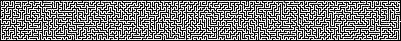
#> input picture src/lab_07/maze_new.png, 401 x 41 px, found by its file name
$ python lab_07_6.py
#> lines starting #> are read from the running program, lines starting #| are printed output that depends on the picture
import numpy as np
from PIL import Image
import matplotlib.pyplot as plt
from multiprocessing import Pool, cpu_count, RawArray
import time
from typing import Tuple, List
from collections import deque
import ctypes
import atexit


class MazeNavigationAgent:
    """
    Алгоритм навигации агентов по лабиринту с использованием градиента альфа
    """

    def __init__(self, maze_path: str, n_agents: int = 100, seed: int = 42):
        """
        Инициализация алгоритма

        Args:
            maze_path: путь к изображению лабиринта
            n_agents: количество агентов
            seed: seed для воспроизводимости
        """
        np.random.seed(seed)

        # Загрузка лабиринта
        self.load_maze(maze_path)

        # Параметры
        self.n_agents = n_agents
        self.height, self.width = self.maze.shape

        # Вычисляем метрику альфа (градиент к выходу)
        self.compute_alpha_metric()

        # Инициализация агентов у входа
        self.initialize_agents()

        # 8 направлений: (dx, dy)
        self.directions = [
            (-1, -1), (0, -1), (1, -1),
            (-1, 0), (1, 0),
            (-1, 1), (0, 1), (1, 1)
        ]

        # Подготовка случайных порядков проверки направлений
        self.prepare_random_orders(100000)
        self.current_order_idx = 0

        # История для визуализации
        self.history = []

        # Статистика
        self.successful_agents = 0
        self.total_steps = 0

        # Время обработки (только вычисления, без overhead)
        self.processing_time = 0.0

    def load_maze(self, maze_path: str):
        """Загрузка лабиринта из изображения"""
#> called with maze_path = 'maze_new.png'
        img = Image.open(maze_path).convert('L')
#> img: PIL image 401x41 L; 48.7% white in thin lines or dots

        # Преобразуем в numpy массив
        img_array = np.array(img, dtype=np.uint8)

        # Бинаризация: темные пиксели (< 128) = стены (0), светлые = проходы (1)
        self.maze = (img_array > 128).astype(np.int32)
#> self.maze: shape (41, 401) int32; values 0 (black) and 1 (white), 48.7% white in thin lines or dots

        self.height, self.width = self.maze.shape
#> self.height = 41; self.width = 401

        print(f"Лабиринт загружен: {self.maze.shape}")
#| Лабиринт загружен: (41, 401)
        print(f"Проходимых клеток: {np.sum(self.maze)}")
#| Проходимых клеток: 8001
        print(f"Стен: {np.sum(1 - self.maze)}")
#| Стен: 8440

    def find_entry_exit(self) -> Tuple[Tuple[int, int], Tuple[int, int]]:
        """
        Поиск входа (слева) и выхода (справа) в лабиринте

        Returns:
            ((entry_x, entry_y), (exit_x, exit_y))
        """
        # Ищем вход в левой колонке
        entry = None
        for y in range(self.height):
            if self.maze[y, 0] == 1:
                entry = (0, y)
                break

        # Ищем выход в правой колонке
        exit_point = None
        for y in range(self.height):
            if self.maze[y, self.width - 1] == 1:
                exit_point = (self.width - 1, y)
                break

        if entry is None:
            # Если нет прохода на границе, ищем ближайший к левому краю
            passable_left = np.where(self.maze[:, :self.width // 4] == 1)
            if len(passable_left[0]) > 0:
                idx = np.argmin(passable_left[1])
                entry = (passable_left[1][idx], passable_left[0][idx])

        if exit_point is None:
            # Если нет прохода на границе, ищем ближайший к правому краю
            passable_right = np.where(self.maze[:, 3 * self.width // 4:] == 1)
            if len(passable_right[0]) > 0:
                idx = np.argmax(passable_right[1])
                exit_point = (3 * self.width // 4 + passable_right[1][idx], passable_right[0][idx])

        if entry is None or exit_point is None:
            raise ValueError("Не удалось найти вход или выход в лабиринте")

        print(f"Вход найден: {entry}")
#| Вход найден: (0, 19)
        print(f"Выход найден: {exit_point}")
#| Выход найден: (400, 21)

        return entry, exit_point

    def compute_alpha_metric(self):
        """
        Вычисление метрики альфа через волновой алгоритм (BFS) от выхода.
        Альфа = -расстояние_до_выхода, то есть чем ближе к выходу, тем больше альфа.
        """
        entry, exit_point = self.find_entry_exit()
#> entry = (0, 19); exit_point = (400, 21)
        self.entry = entry
#> self.entry = (0, 19)
        self.exit = exit_point
#> self.exit = (400, 21)

        # Инициализация: все клетки с -inf, кроме выхода
        self.alpha = np.full((self.height, self.width), -np.inf, dtype=np.float64)

        # BFS от выхода
        queue = deque([exit_point])
        self.alpha[exit_point[1], exit_point[0]] = 0
        visited = set([exit_point])

        # 8 направлений для BFS
        directions_8 = [
            (-1, -1), (0, -1), (1, -1),
            (-1, 0), (1, 0),
            (-1, 1), (0, 1), (1, 1)
        ]

        while queue:
            x, y = queue.popleft()
            current_dist = self.alpha[y, x]

            for dx, dy in directions_8:
                nx, ny = x + dx, y + dy

                # Проверка границ и проходимости
                if (0 <= nx < self.width and 0 <= ny < self.height and
                        self.maze[ny, nx] == 1 and (nx, ny) not in visited):
                    # Расстояние с учетом диагоналей
                    if dx != 0 and dy != 0:
                        dist = np.sqrt(2)  # диагональ
                    else:
                        dist = 1  # прямое движение

                    self.alpha[ny, nx] = current_dist - dist  # отрицательное расстояние
                    visited.add((nx, ny))
                    queue.append((nx, ny))
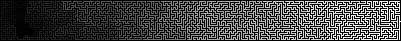
#> self.alpha: shape (41, 401) float64; 51.34% of the values are NaN or infinite; the others: min -2522.5, max 0, mean -1133.9; drawn with min black, max white, NaN and infinite black

        # Нормализация альфа к диапазону [0, 1] для наглядности
        valid_alpha = self.alpha[self.alpha > -np.inf]
        if len(valid_alpha) > 0:
            min_alpha = np.min(valid_alpha)
#> min_alpha = -2522.5
            max_alpha = np.max(valid_alpha)
#> max_alpha = 0
            self.alpha_normalized = np.where(
                self.alpha > -np.inf,
                (self.alpha - min_alpha) / (max_alpha - min_alpha + 1e-10),
                0
            )
        else:
            self.alpha_normalized = np.zeros_like(self.alpha)

        print(f"Метрика альфа вычислена")
        print(f"Диапазон альфа: [{np.min(valid_alpha):.2f}, {np.max(valid_alpha):.2f}]")
#| Диапазон альфа: [-2522.51, 0.00]
        print(f"Достижимых клеток: {len(valid_alpha)}")
#| Достижимых клеток: 8001

    def initialize_agents(self):
        """Инициализация агентов у входа в лабиринт"""
        entry_x, entry_y = self.entry
#> entry_x = 0; entry_y = 19

        # ВСЕ агенты стартуют строго в точке входа
        self.agents_x = np.full(self.n_agents, entry_x, dtype=np.int32)
#> self.agents_x = 100 values from 0 to 0
        self.agents_y = np.full(self.n_agents, entry_y, dtype=np.int32)
        self.agents_finished = np.zeros(self.n_agents, dtype=bool)

        # Вычисляем альфа для стартовой позиции
        start_alpha = self.alpha[entry_y, entry_x]

        print(f"Агенты инициализированы: {self.n_agents}")
        print(f"Стартовая позиция: ({entry_x}, {entry_y})")
#| Стартовая позиция: (0, 19)
        print(f"Альфа на старте: {start_alpha:.2f}")
#| Альфа на старте: -2303.99

    def prepare_random_orders(self, n_orders: int = 100000):
        """Подготовка случайных порядков проверки направлений"""
#> called with n_orders = 100000
        self.random_orders = np.zeros((n_orders, 8), dtype=np.int32)
        for i in range(n_orders):
            self.random_orders[i] = np.random.permutation(8)

    # [246 lines left out: functions get_next_order, move_agent, step, get_statistics, save_checkpoint, visualize_progress, not called in this run]

    def visualize_alpha_metric(self, save_path: str = 'alpha_metric.png'):
        """Визуализация метрики альфа"""
#> called with save_path = 'outputs/alpha_metric.png'
        fig, axes = plt.subplots(1, 2, figsize=(16, 7))

        # Левый график - метрика альфа
        ax = axes[0]
        alpha_display = np.where(self.maze == 1, self.alpha_normalized, np.nan)
        im = ax.imshow(alpha_display, cmap='RdYlGn', interpolation='nearest')
        ax.plot(self.entry[0], self.entry[1], 'bo', markersize=15, label='Вход',
                markeredgecolor='white', markeredgewidth=2)
        ax.plot(self.exit[0], self.exit[1], 'g*', markersize=20, label='Выход',
                markeredgecolor='white', markeredgewidth=2)
        ax.set_title('Метрика альфа (градиент к выходу)', fontsize=14, fontweight='bold')
        ax.legend(fontsize=12)
        ax.axis('off')
        plt.colorbar(im, ax=ax, label='Альфа (нормализованная)')

        # Правый график - лабиринт
        ax = axes[1]
        ax.imshow(self.maze, cmap='gray', interpolation='nearest')
        ax.plot(self.entry[0], self.entry[1], 'bo', markersize=15, label='Вход',
                markeredgecolor='white', markeredgewidth=2)
        ax.plot(self.exit[0], self.exit[1], 'g*', markersize=20, label='Выход',
                markeredgecolor='white', markeredgewidth=2)
        ax.set_title('Лабиринт', fontsize=14, fontweight='bold')
        ax.legend(fontsize=12)
        ax.axis('off')

        plt.tight_layout()
        plt.savefig(save_path, dpi=150, bbox_inches='tight')
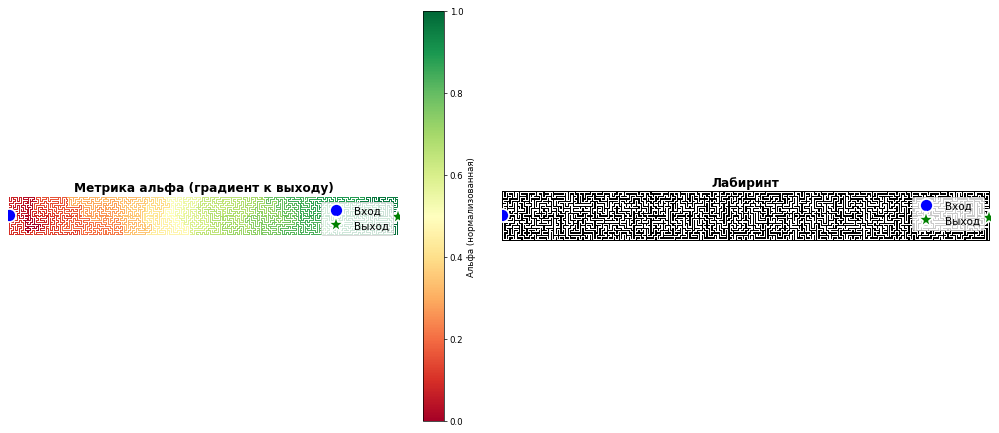
#> figure drawn by matplotlib, 3 panels
        print(f"Визуализация метрики альфа сохранена: {save_path}")
        plt.close()


# === ПАРАЛЛЕЛЬНАЯ ВЕРСИЯ ===

# Глобальные переменные для shared memory
_shared_maze = None
_shared_alpha = None
_shared_agents_x = None
_shared_agents_y = None
_shared_agents_finished = None
_maze_shape = None
_n_agents = None
_directions = None
_random_orders = None
_exit_point = None


# [90 lines left out: functions init_worker_maze, process_agent_batch_maze, not called in this run]


class ParallelMazeNavigator(MazeNavigationAgent):
    """Параллельная версия навигатора по лабиринту"""

    def __init__(self, maze_path: str, n_agents: int = 100,
                 n_processes: int = None, seed: int = 42):
        super().__init__(maze_path, n_agents, seed)

        if n_processes is None:
            n_processes = cpu_count()
        self.n_processes = n_processes

        # Создаем shared memory
        self.setup_shared_memory()

        # КЛЮЧЕВОЕ ИСПРАВЛЕНИЕ: создаем Pool один раз!
        self.pool = None
        if self.n_processes > 1:
            self.pool = Pool(
                processes=self.n_processes,
                initializer=init_worker_maze,
                initargs=(
                    self.shared_maze, self.shared_alpha,
                    self.shared_agents_x, self.shared_agents_y,
                    self.shared_agents_finished,
                    self.maze.shape, self.n_agents,
                    self.directions, self.random_orders,
                    self.exit
                )
            )
            # Регистрируем закрытие пула при завершении программы
            atexit.register(self.close_pool)

    def close_pool(self):
        """Закрытие процессного пула"""
        if self.pool is not None:
            self.pool.close()
            self.pool.join()
            self.pool = None

    def __del__(self):
        """Деструктор - закрываем пул"""
        self.close_pool()

    def setup_shared_memory(self):
        """Настройка shared memory для параллельной обработки"""
        # Shared memory для лабиринта и альфа (read-only для workers)
        self.shared_maze = RawArray(ctypes.c_int32, self.maze.flatten())
        self.shared_alpha = RawArray(ctypes.c_double, self.alpha.flatten())

        # Shared memory для агентов (read-write)
        self.shared_agents_x = RawArray(ctypes.c_int32, self.agents_x)
        self.shared_agents_y = RawArray(ctypes.c_int32, self.agents_y)
        self.shared_agents_finished = RawArray(ctypes.c_bool, self.agents_finished)

    # [116 lines left out: functions step_parallel, plot_maze_scalability, not called in this run]


def experiment_1_single_process_with_viz(maze_path: str, n_agents: int = 100):
    """
    Эксперимент 1: Один процесс с детальной визуализацией
    Сохраняем снимки на итерациях: 0, 100, 500, 1000, 1500, последняя
    """
    print("\n" + "=" * 70)
    print("ЭКСПЕРИМЕНТ 1: Поиск пути на 1 процессе с визуализацией")
    print("=" * 70)

    algo = ParallelMazeNavigator(maze_path, n_agents=n_agents, n_processes=1, seed=42)
#| Лабиринт загружен: (41, 401)
#| Проходимых клеток: 8001
#| Стен: 8440
#| Вход найден: (0, 19)
#| Выход найден: (400, 21)
#| Диапазон альфа: [-2522.51, 0.00]
#| Достижимых клеток: 8001
#| Стартовая позиция: (0, 19)
#| Альфа на старте: -2303.99

    iteration = 0
    # Ключевые итерации для сохранения снимков
    snapshot_iterations = {0, 100, 500, 1000, 1500}

    # Сохраняем начальное состояние
    algo.save_checkpoint(0)

    print(f"Поиск пути через лабиринт ({n_agents} агентов)...")
    print("Критерий остановки: хотя бы один агент находит выход")

    start_time = time.time()

    while algo.successful_agents < 1:
        algo.step_parallel(1)
        iteration += 1

        # Сохраняем снимки на ключевых итерациях
        if iteration in snapshot_iterations or iteration % 100 == 0:
            # Синхронизируем массивы
            algo.agents_x = np.array(np.frombuffer(algo.shared_agents_x, dtype=np.int32))
            algo.agents_y = np.array(np.frombuffer(algo.shared_agents_y, dtype=np.int32))
            algo.agents_finished = np.array(np.frombuffer(algo.shared_agents_finished, dtype=ctypes.c_bool))

            algo.save_checkpoint(iteration)

            active_mask = ~algo.agents_finished
            if np.any(active_mask):
                active_alphas = algo.alpha[algo.agents_y[active_mask], algo.agents_x[active_mask]]
                max_alpha = np.max(active_alphas)
                avg_alpha = np.mean(active_alphas)
                print(f"  Итерация {iteration}: max_α={max_alpha:.2f}, avg_α={avg_alpha:.2f}")

        # Защита от бесконечного цикла
        if iteration > 100000:
            print(f"Достигнут лимит итераций: {iteration}")
            break

    # Сохраняем финальное состояние
    algo.agents_x = np.array(np.frombuffer(algo.shared_agents_x, dtype=np.int32))
    algo.agents_y = np.array(np.frombuffer(algo.shared_agents_y, dtype=np.int32))
    algo.agents_finished = np.array(np.frombuffer(algo.shared_agents_finished, dtype=ctypes.c_bool))
    algo.save_checkpoint(iteration)

    elapsed = time.time() - start_time

    if algo.successful_agents >= 1:
        print(f"✓ Первый агент нашел выход за {iteration} итераций!")
        print(f"✓ Общее время: {elapsed:.2f}с")
        print(f"✓ Время обработки: {algo.processing_time:.3f}с")
        print(f"✓ Скорость: {iteration / algo.processing_time:.1f} итераций/с (только обработка)")
        print(f"✓ Всего успешных агентов: {algo.successful_agents}")
    else:
        print(f"⚠ Достигнут лимит итераций без нахождения выхода")

    # Создаем детальную визуализацию
    algo.visualize_progress('outputs/experiment_progress.png')

    algo.close_pool()

    return algo.processing_time, iteration, algo


# [66 lines left out: function experiment_2_scalability, not called in this run]


if __name__ == "__main__":
    import sys
    import os

    maze_path = "maze_new.png"

    # Проверка существования файла
    if not os.path.exists(maze_path):
        print(f"Файл {maze_path} не найден!")
        sys.exit(1)

    print("\n" + "=" * 70)
    print("НАВИГАЦИЯ АГЕНТОВ ПО ЛАБИРИНТУ (ФИНАЛЬНАЯ ВЕРСИЯ)")
    print("=" * 70)

    # Загрузка лабиринта и визуализация метрики альфа
    print("\nЗагрузка лабиринта и вычисление метрики альфа...")
    algo_init = MazeNavigationAgent(maze_path, n_agents=100, seed=42)
    algo_init.visualize_alpha_metric('outputs/alpha_metric.png')

    # ЭКСПЕРИМЕНТ 1: Один процесс с детальной визуализацией
#> (the run stopped early here; a loop or call above may not have finished)
